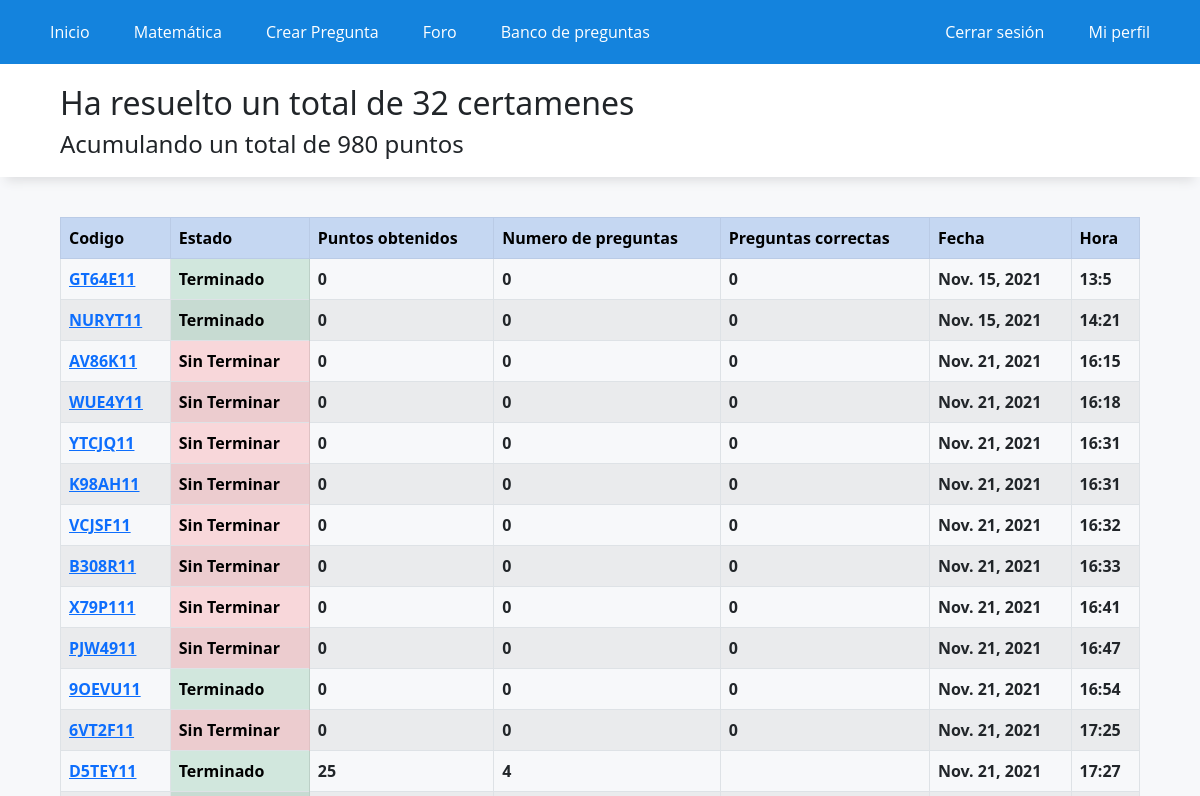
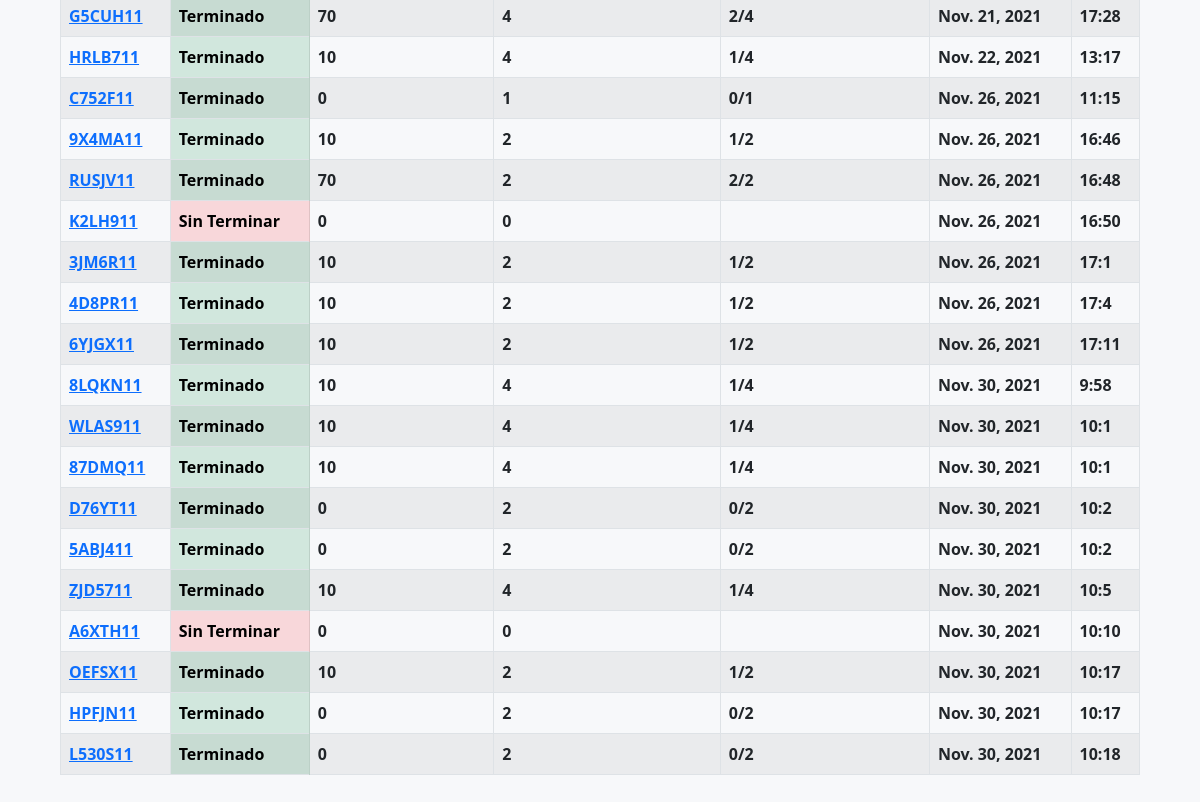
Page /historial/ (signed in) on the earlier database version (2 pictures, top to bottom).
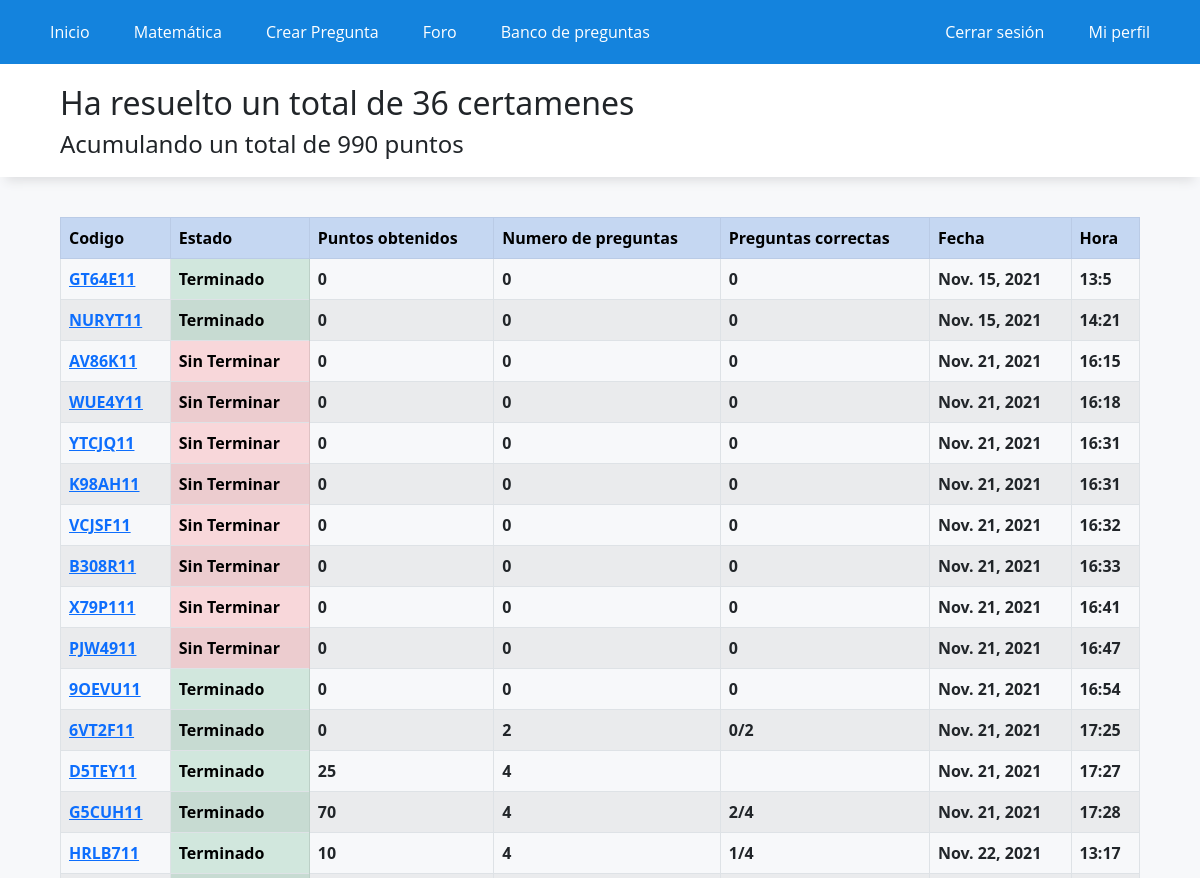
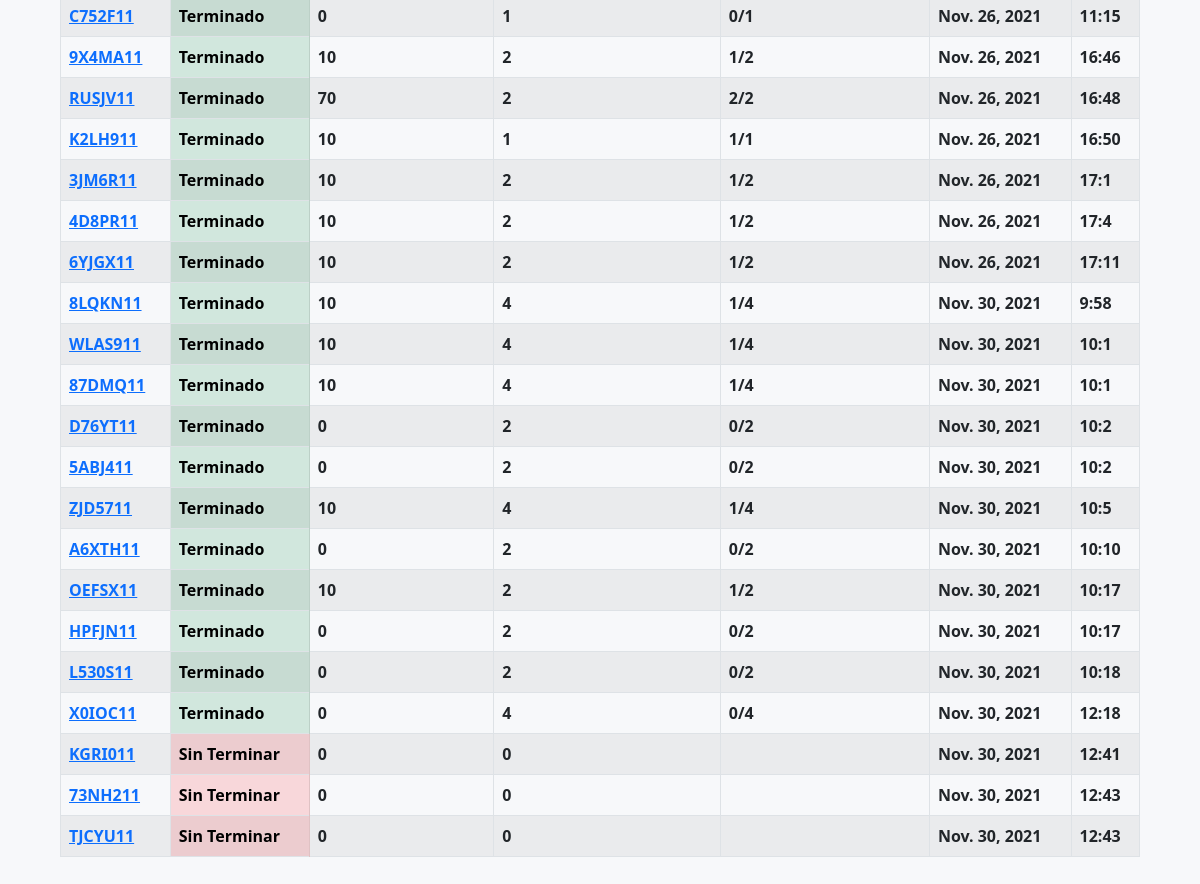
Same page on the later database version (2 pictures, top to bottom).
### WebApp/models.py (models this page shows)
class historialCertamen(models.Model):
    id_usuario = models.IntegerField()
    id_preguntas = models.CharField(max_length=50)
    fecha = models.DateField(auto_now_add=True)
    hora = models.TimeField(auto_now_add=True)
    estado = models.BooleanField(default=False)
    id_certamen = models.CharField(max_length=20, default="")
    n_preguntas = models.IntegerField(default=0)
    n_correctas = models.CharField(max_length=20, default="")
    puntos = models.IntegerField(default=0)
    alternativa_marcadas = models.CharField(max_length=100, default="")

### WebApp/views.py (the view)
# urls.py: path('historial/',registro_certamenes, name="historial"),
def registro_certamenes(request):
    certamenes = historialCertamen.objects.filter(id_usuario=request.user.id)
    data= {
        'puntos': profile.objects.get(name_id=request.user.id).punctuation,
        'certamenes': certamenes,
        'n_certamenes': certamenes.count(),
    }
    return render(request,'app/registro_certamenes.html',data)

### WebApp/templates/app/registro_certamenes.html (shortened to what this page needs)
{% extends 'app/base.html' %}
{% load static %}
{% block contenido %}
<div class="titulo">
    <h2>Ha resuelto un total de {{n_certamenes}} certamenes</h2>
    <h4>Acumulando un total de {{puntos}} puntos</h4>
</div>
<div class="elContenedor">
    <table class="table table-striped table-bordered">
        <tr class="table-primary">
            <th>Codigo</th>
            <th>Estado</th>
            <th>Puntos obtenidos</th>
            <th>Numero de preguntas</th>
            <th>Preguntas correctas</th>
            <th>Fecha</th>
            <th>Hora</th>
        </tr>
        {% for certamen in certamenes %}
        <tr>
            <th><a href="/certamen/?id={{certamen.id_certamen}}">{{certamen.id_certamen}}</a></th>
            {% if certamen.estado %}
            <th class="table-success">Terminado</th>
            {% else %}
            <th class="table-danger">Sin Terminar</th>
            {% endif %}
            <th>{{certamen.puntos}}</th>
            <th>{{certamen.n_preguntas}}</th>
            <th>{{certamen.n_correctas}}</th>
            <th>{{certamen.fecha}}</th>
            <th>{{certamen.hora.hour}}:{{certamen.hora.minute}}</th>
        </tr>
        {% endfor %}
    </table>
</div>
{% endblock %}

Differences in the rows shown:
changed historialCertamen "6VT2F11": n_preguntas "0" → "2"; n_correctas "0" → "0/2"; estado "Sin Terminar" → "Terminado"
changed historialCertamen "K2LH911": puntos "0" → "10"; n_preguntas "0" → "1"; n_correctas (not shown) → "1/1"; estado "Sin Terminar" → "Terminado"
changed historialCertamen "A6XTH11": n_preguntas "0" → "2"; n_correctas (not shown) → "0/2"; estado "Sin Terminar" → "Terminado"
added historialCertamen: id_certamen "X0IOC11", estado "Terminado", puntos "0", n_preguntas "4", n_correctas "0/4", fecha "Nov. 30, 2021", hora.hour "12", hora.minute "18"
added historialCertamen: id_certamen "KGRI011", estado "Sin Terminar", puntos "0", n_preguntas "0", fecha "Nov. 30, 2021", hora.hour "12", hora.minute "41"
added historialCertamen: id_certamen "73NH211", estado "Sin Terminar", puntos "0", n_preguntas "0", fecha "Nov. 30, 2021", hora.hour "12", hora.minute "43"
added historialCertamen: id_certamen "TJCYU11", estado "Sin Terminar", puntos "0", n_preguntas "0", fecha "Nov. 30, 2021", hora.hour "12", hora.minute "43"
Other differences:
{{ n_certamenes }}: "32" → "36"
{{ puntos }}: "980" → "990"
